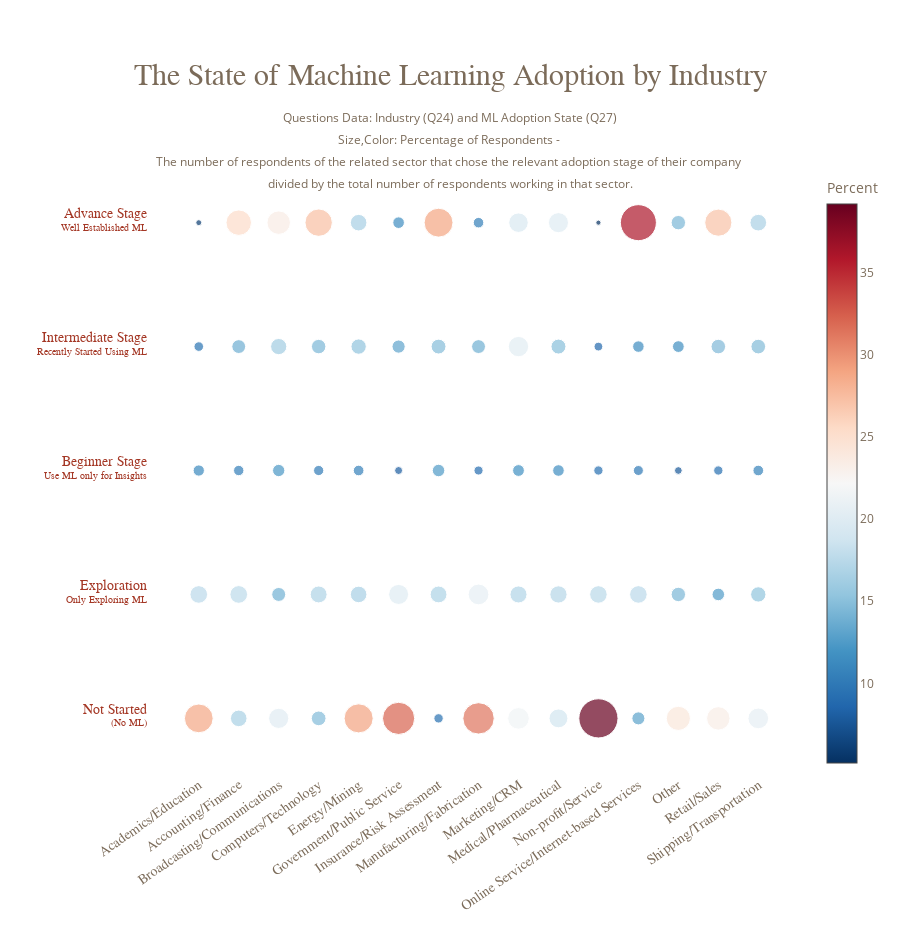

Notebook cell for this chart:
### Code cell
# 각 산업의 발생 건수 파악
ai_adoption_totals = scope_df["Q24"].value_counts().to_dict()

# 산업별 ML 도입 단계별 발생 건수 파악
ai_adoption = scope_df.groupby(["Q24", "ML_adoption"]).agg({"Q2" : "count"}).reset_index().rename(columns={"Q2": "counts"})

# 상대 비율 가져오기
ai_adoption["relative_percent"] = ai_adoption.apply(lambda x : x["counts"] / ai_adoption_totals[x["Q24"]], axis = 1)

# 알 수 없는 다른 범주 및 상태 등은 무시
ai_adoption = ai_adoption[ai_adoption["ML_adoption"]!= "Not Known"]

hover_template = "Industry: %{x}<br>" + "AI Adoption Stage: %{y}<br>" + "Percentage: %{marker.size:,}" + "<extra></extra>"

create_scatter_plot(
    ai_adoption["Q24"],
    ai_adoption["ML_adoption"].apply(lambda x : x.split(".")[-1]), 
    hover_template,
    ai_adoption['relative_percent']*100, 
    ai_adoption['relative_percent']*100, 
    "The State of Machine Learning Adoption by Industry",
    "Questions Data: Industry (Q24) and ML Adoption State (Q27)",
    "Size,Color: Percentage of Respondents - <br>The number of respondents of the related sector that chose the relevant adoption stage of their company <br>divided by the total number of respondents working in that sector."
)

### Figure 1 — Plotly figure (JSON) as saved in the notebook; plotly's stock layout.template omitted (floating-point values rounded to 4 significant figures)
{"data": [{"hovertemplate": "Industry: %{x}<br>AI Adoption Stage: %{y}<br>Percentage: %{marker.size:,}<extra></extra>", "marker": {"color": [28.75, 17.62, 11.26, 9.606, 5.943, 16.58, 17.71, 10.35, 13.84, 25.44, 20.11, 13.97, 12.29, 16.2, 23.46, 14.69, 16.89, 10.21, 14.43, 27.36, 29.06, 16.56, 10.62, 15.31, 16.56, 32.2, 20, 8, 13.2, 11.6, 9.375, 16.8, 12.5, 14.84, 28.91, 31.37, 20.68, 9.091, 13.9, 10.52, 21.54, 17.07, 11.79, 20.33, 19.51, 18.86, 17.29, 11.59, 14.93, 20.04, 39.18, 17.53, 9.278, 8.763, 5.155, 13.02, 17.57, 9.978, 11.5, 36.01, 24.13, 14.4, 7.733, 11.73, 14.4, 23.37, 12.56, 9.296, 14.57, 27.14, 20.67, 15.33, 10.67, 14.67, 16.67], "colorbar": {"title": {"text": "Percent"}}, "colorscale": [[0, "rgb(5,48,97)"], [0.1, "rgb(33,102,172)"], [0.2, "rgb(67,147,195)"], [0.3, "rgb(146,197,222)"], [0.4, "rgb(209,229,240)"], [0.5, "rgb(247,247,247)"], [0.6, "rgb(253,219,199)"], [0.7, "rgb(244,165,130)"], [0.8, "rgb(214,96,77)"], [0.9, "rgb(178,24,43)"], [1, "rgb(103,0,31)"]], "opacity": 0.7, "showscale": true, "size": [28.75, 17.62, 11.26, 9.606, 5.943, 16.58, 17.71, 10.35, 13.84, 25.44, 20.11, 13.97, 12.29, 16.2, 23.46, 14.69, 16.89, 10.21, 14.43, 27.36, 29.06, 16.56, 10.62, 15.31, 16.56, 32.2, 20, 8, 13.2, 11.6, 9.375, 16.8, 12.5, 14.84, 28.91, 31.37, 20.68, 9.091, 13.9, 10.52, 21.54, 17.07, 11.79, 20.33, 19.51, 18.86, 17.29, 11.59, 14.93, 20.04, 39.18, 17.53, 9.278, 8.763, 5.155, 13.02, 17.57, 9.978, 11.5, 36.01, 24.13, 14.4, 7.733, 11.73, 14.4, 23.37, 12.56, 9.296, 14.57, 27.14, 20.67, 15.33, 10.67, 14.67, 16.67]}, "mode": "markers", "type": "scatter", "x": ["Academics/Education", "Academics/Education", "Academics/Education", "Academics/Education", "Academics/Education", "Accounting/Finance", "Accounting/Finance", "Accounting/Finance", "Accounting/Finance", "Accounting/Finance", "Broadcasting/Communications", "Broadcasting/Communications", "Broadcasting/Communications", "Broadcasting/Communications", "Broadcasting/Communications", "Computers/Technology", "Computers/Technology", "Computers/Technology", "Computers/Technology", "Computers/Technology", "Energy/Mining", "Energy/Mining", "Energy/Mining", "Energy/Mining", "Energy/Mining", "Government/Public Service", "Government/Public Service", "Government/Public Service", "Government/Public Service", "Government/Public Service", "Insurance/Risk Assessment", "Insurance/Risk Assessment", "Insurance/Risk Assessment", "Insurance/Risk Assessment", "Insurance/Risk Assessment", "Manufacturing/Fabrication", "Manufacturing/Fabrication", "Manufacturing/Fabrication", "Manufacturing/Fabrication", "Manufacturing/Fabrication", "Marketing/CRM", "Marketing/CRM", "Marketing/CRM", "Marketing/CRM", "Marketing/CRM", "Medical/Pharmaceutical", "Medical/Pharmaceutical", "Medical/Pharmaceutical", "Medical/Pharmaceutical", "Medical/Pharmaceutical", "Non-profit/Service", "Non-profit/Service", "Non-profit/Service", "Non-profit/Service", "Non-profit/Service", "Online Service/Internet-based Services", "Online Service/Internet-based Services", "Online Service/Internet-based Services", "Online Service/Internet-based Services", "Online Service/Internet-based Services", "Other", "Other", "Other", "Other", "Other", "Retail/Sales", "Retail/Sales", "Retail/Sales", "Retail/Sales", "Retail/Sales", "Shipping/Transportation", "Shipping/Transportation", "Shipping/Transportation", "Shipping/Transportation", "Shipping/Transportation"], "y": [" Not Started<br><sup>(No ML)</sup>", " Exploration<br><sup>Only Exploring ML</sup>", " Beginner Stage<br><sup>Use ML only for Insights</sup>", " Intermediate Stage<br><sup>Recently Started Using ML</sup>", " Advance Stage<br><sup>Well Established ML</sup>", " Not Started<br><sup>(No ML)</sup>", " Exploration<br><sup>Only Exploring ML</sup>", " Beginner Stage<br><sup>Use ML only for Insights</sup>", " Intermediate Stage<br><sup>Recently Started Using ML</sup>", " Advance Stage<br><sup>Well Established ML</sup>", " Not Started<br><sup>(No ML)</sup>", " Exploration<br><sup>Only Exploring ML</sup>", " Beginner Stage<br><sup>Use ML only for Insights</sup>", " Intermediate Stage<br><sup>Recently Started Using ML</sup>", " Advance Stage<br><sup>Well Established ML</sup>", " Not Started<br><sup>(No ML)</sup>", " Exploration<br><sup>Only Exploring ML</sup>", " Beginner Stage<br><sup>Use ML only for Insights</sup>", " Intermediate Stage<br><sup>Recently Started Using ML</sup>", " Advance Stage<br><sup>Well Established ML</sup>", " Not Started<br><sup>(No ML)</sup>", " Exploration<br><sup>Only Exploring ML</sup>", " Beginner Stage<br><sup>Use ML only for Insights</sup>", " Intermediate Stage<br><sup>Recently Started Using ML</sup>", " Advance Stage<br><sup>Well Established ML</sup>", " Not Started<br><sup>(No ML)</sup>", " Exploration<br><sup>Only Exploring ML</sup>", " Beginner Stage<br><sup>Use ML only for Insights</sup>", " Intermediate Stage<br><sup>Recently Started Using ML</sup>", " Advance Stage<br><sup>Well Established ML</sup>", " Not Started<br><sup>(No ML)</sup>", " Exploration<br><sup>Only Exploring ML</sup>", " Beginner Stage<br><sup>Use ML only for Insights</sup>", " Intermediate Stage<br><sup>Recently Started Using ML</sup>", " Advance Stage<br><sup>Well Established ML</sup>", " Not Started<br><sup>(No ML)</sup>", " Exploration<br><sup>Only Exploring ML</sup>", " Beginner Stage<br><sup>Use ML only for Insights</sup>", " Intermediate Stage<br><sup>Recently Started Using ML</sup>", " Advance Stage<br><sup>Well Established ML</sup>", " Not Started<br><sup>(No ML)</sup>", " Exploration<br><sup>Only Exploring ML</sup>", " Beginner Stage<br><sup>Use ML only for Insights</sup>", " Intermediate Stage<br><sup>Recently Started Using ML</sup>", " Advance Stage<br><sup>Well Established ML</sup>", " Not Started<br><sup>(No ML)</sup>", " Exploration<br><sup>Only Exploring ML</sup>", " Beginner Stage<br><sup>Use ML only for Insights</sup>", " Intermediate Stage<br><sup>Recently Started Using ML</sup>", " Advance Stage<br><sup>Well Established ML</sup>", " Not Started<br><sup>(No ML)</sup>", " Exploration<br><sup>Only Exploring ML</sup>", " Beginner Stage<br><sup>Use ML only for Insights</sup>", " Intermediate Stage<br><sup>Recently Started Using ML</sup>", " Advance Stage<br><sup>Well Established ML</sup>", " Not Started<br><sup>(No ML)</sup>", " Exploration<br><sup>Only Exploring ML</sup>", " Beginner Stage<br><sup>Use ML only for Insights</sup>", " Intermediate Stage<br><sup>Recently Started Using ML</sup>", " Advance Stage<br><sup>Well Established ML</sup>", " Not Started<br><sup>(No ML)</sup>", " Exploration<br><sup>Only Exploring ML</sup>", " Beginner Stage<br><sup>Use ML only for Insights</sup>", " Intermediate Stage<br><sup>Recently Started Using ML</sup>", " Advance Stage<br><sup>Well Established ML</sup>", " Not Started<br><sup>(No ML)</sup>", " Exploration<br><sup>Only Exploring ML</sup>", " Beginner Stage<br><sup>Use ML only for Insights</sup>", " Intermediate Stage<br><sup>Recently Started Using ML</sup>", " Advance Stage<br><sup>Well Established ML</sup>", " Not Started<br><sup>(No ML)</sup>", " Exploration<br><sup>Only Exploring ML</sup>", " Beginner Stage<br><sup>Use ML only for Insights</sup>", " Intermediate Stage<br><sup>Recently Started Using ML</sup>", " Advance Stage<br><sup>Well Established ML</sup>"]}], "layout": {"font": {"color": "#7b6b59"}, "height": 950, "margin": {"t": 170}, "paper_bgcolor": "#fff", "plot_bgcolor": "#fff", "showlegend": false, "title": {"text": "<span style='font-size:30px; font-family:Times New Roman'>The State of Machine Learning Adoption by Industry</span><br><br><sup>Questions Data: Industry (Q24) and ML Adoption State (Q27)</sup><br><sup>Size,Color: Percentage of Respondents - <br>The number of respondents of the related sector that chose the relevant adoption stage of their company <br>divided by the total number of respondents working in that sector.</sup>", "x": 0.5, "xanchor": "center"}, "width": 900, "xaxis": {"gridcolor": "#c9c4c3", "linecolor": "#c9c4c3", "linewidth": 1, "showgrid": false, "showline": false, "tickangle": -35, "tickfont": {"color": "#7b6b59", "family": "Verdana", "size": 14}, "title": {"font": {"color": "#f57369", "family": "Verdana", "size": 14}, "text": ""}}, "yaxis": {"gridcolor": "#fff", "linecolor": "#000", "linewidth": 1, "showgrid": false, "showline": false, "tickfont": {"color": "#a43725", "family": "Verdana", "size": 14}, "title": {"font": {"color": "#f57369", "family": "Verdana", "size": 14}, "text": ""}}}}
